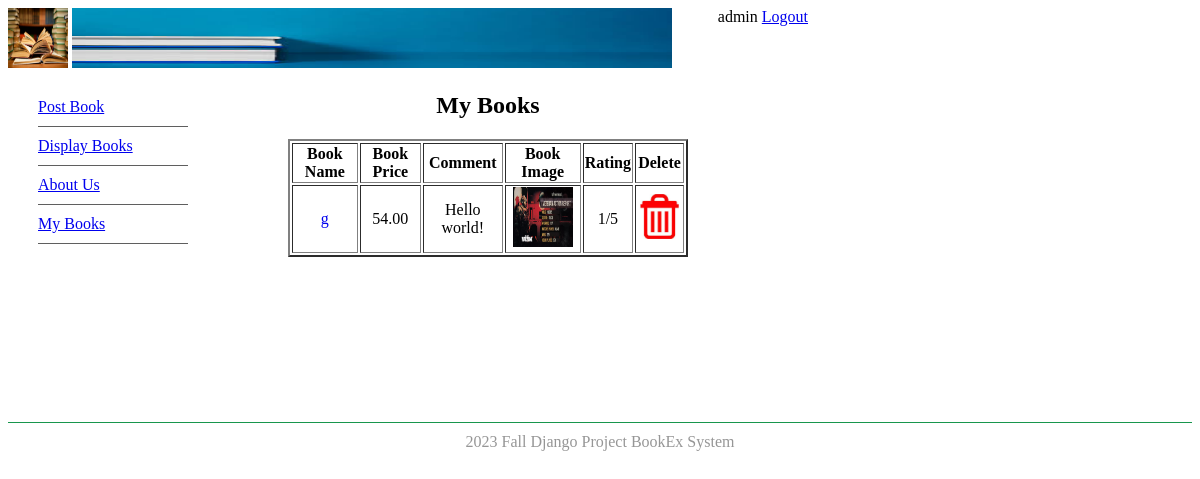
The app's page /mybooks (signed in), older data.
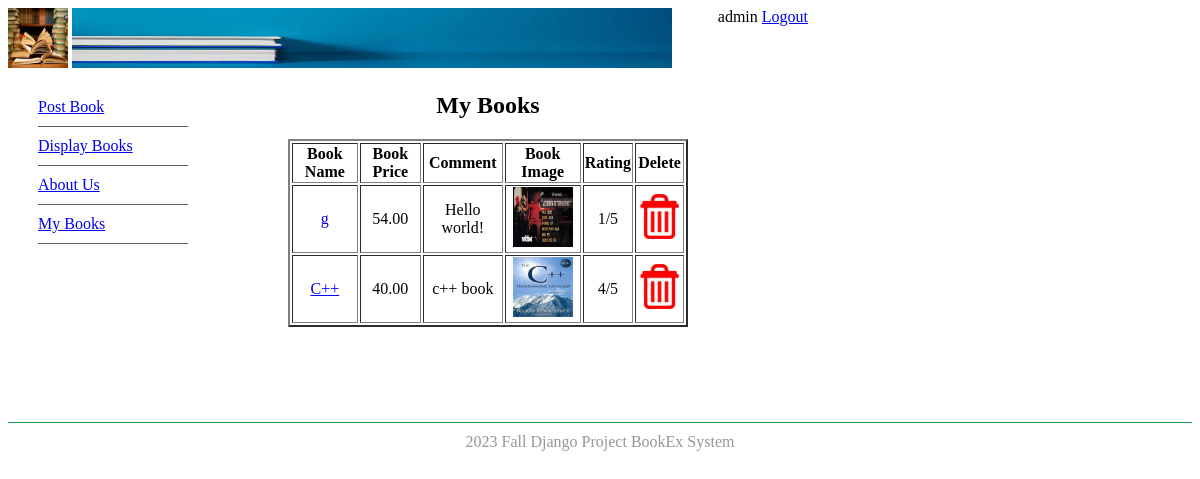
The same page, newer data.
### bookMng/models.py (models this page shows, shortened)
class MainMenu(models.Model):
    item = models.CharField(max_length=200, unique=True)
    link = models.CharField(max_length=200, unique=True)

class Book(models.Model):
    name = models.CharField(max_length=200)
    web = models.URLField(max_length=200)
    price = models.DecimalField(decimal_places=2, max_digits=8)
    publishdate = models.DateField(auto_now=True)
    picture = models.FileField(upload_to='bookEx/static/upload')
    pic_path = models.CharField(max_length=300, editable=False, blank=True)
    username = models.ForeignKey(User, blank=True, null=True, on_delete=models.CASCADE)
    comments = models.CharField(max_length=200)
    rating = models.IntegerField(choices=[(1, '1 Star'), (2, '2 Stars'), (3, '3 Stars'), (4, '4 Stars'), (5, '5 Stars')], default=1)

### bookMng/views.py (the view)
# urls.py: path('mybooks', views.mybooks, name='mybooks'),
@login_required(login_url=reverse_lazy('login'))
def mybooks(request):
    books = Book.objects.filter(username=request.user)
    for b in books:
        b.pic_path = b.picture.url[14:]
    return render(request,
                  'bookMng/mybooks.html',
                  {
                      'item_list': MainMenu.objects.all(),
                      'books': books
                  }
                  )

### bookEx/templates/bookMng/mybooks.html (shortened to what this page needs)
{% extends "base.html"%}
{% load static %}
{% block sidenav %}
{% for item in item_list %}
<li>
    <a href="{{ item.link }}">{{item.item}}</a>
</li>
{% endfor %}
{% endblock sidenav %}
{% block content %}
    <h1 align="center">My Books</h1>
    <table align="center" border="2" width="400">
        <tr>
            <th>Book Name</th>
            <th>Book Price</th>
            <th>Comment</th>
            <th>Book Image</th>
            <th>Rating</th>
            <th>Delete</th>
        </tr>
        {% for book in books %}
            <tr>
                <td align="center">
                    <a href="book_detail/{{ book.id }}">
                        {{ book.name }}
                    </a>
                </td>
                <td align="center">
                    {{ book.price }}
                </td>
                <td align="center">
                    {{ book.comments }}
                </td>
                <td align="center">
                     <img src="{% static book.pic_path %}" height="60" width="60" alt=" "/>
                </td>
                <td align="center">
                    {{ book.rating }}/5
                </td>
                <td align="center">
                    <a href="book_delete/{{ book.id }}">
                        <img src="{% static 'trash.jpg' %}" height="45" width="45" alt="Delete" />
                    </a>
                </td>
            </tr>
        {% endfor %}
    </table>
{% endblock content %}

### bookEx/templates/base.html (shortened to what this page needs)
{% load static %}
<!DOCTYPE html>
<html lang="en">
<head>
    <link href="{% static 'main.css' %}" rel="stylesheet" type="text/css">
</head>
<body>
<header id="header">
    <img src="{% static 'logo.jpg'%}" height="60" width="60" alt=" "/>
    <span style="float: right">
        {% if user.is_authenticated %}
            {{ user.username}}
        <a href="{% url 'logout' %}?next=/">Logout</a>
        {% else %}
            Not Logged in
            <a href="{% url 'login' %}?next=/">Login</a>
        {% endif %}
    </span>
    <img src="{% static 'banner.jpg'%}" height="60" width="600" alt=" "/>
</header>
<aside id="leftsidebar">
    <nav id="nav">
        <ul>
            {% block sidenav %}{% endblock sidenav %}
        </ul>
    </nav>
</aside>
<section id="main">
    {% block content %}{% endblock content %}
</section>
<footer id="footer">
    2023 Fall Django Project BookEx System
</footer>
</body>
</html>

### bookEx/static/main.css (style rules this page uses)
#header { border-style: none; width: 800px; height: auto; }
#nav li { padding-top: 10px; padding-bottom: 10px; foot-size: 1em; list-style-type: none; border-bottom: thin solid #5f5f5f; color: #4C4C4C; left: 0px; list-style-position: inside; margin-left: -10px; }
#leftsidebar { width: 180px; height: 350px; float: left; }
#main { width: 560px; float: left; margin-left: 20px; margin-right: 10px; padding-right: 10px; }
#footer { text-align: center; foot-size: 0.8em; margin-top: 5px; padding-top: 10px; padding-border: 10px; background-color: #FFFFFF; border-top: thin solid #18964d; clear: both; color: #969696; }

Row changes from the older to the newer data that the page shows:
added Book: name "C++", price "40.00", comments "c++ book", rating "4"
